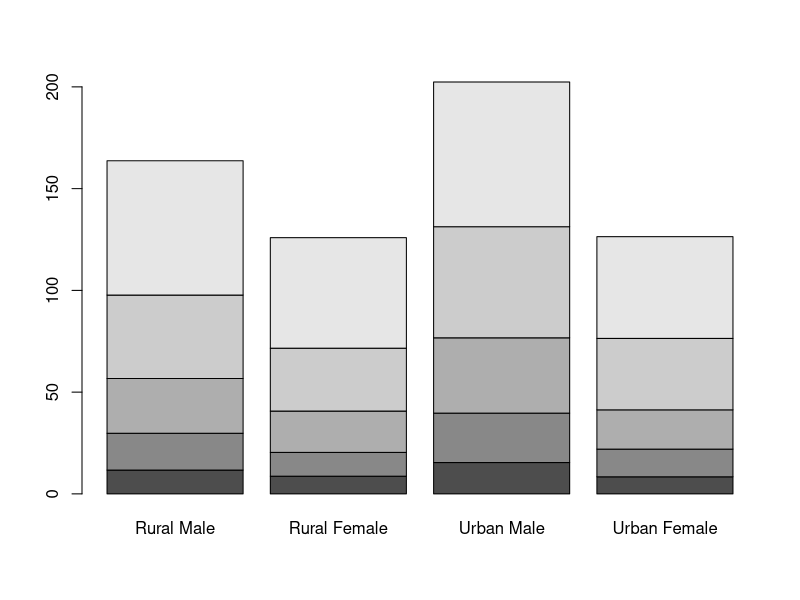
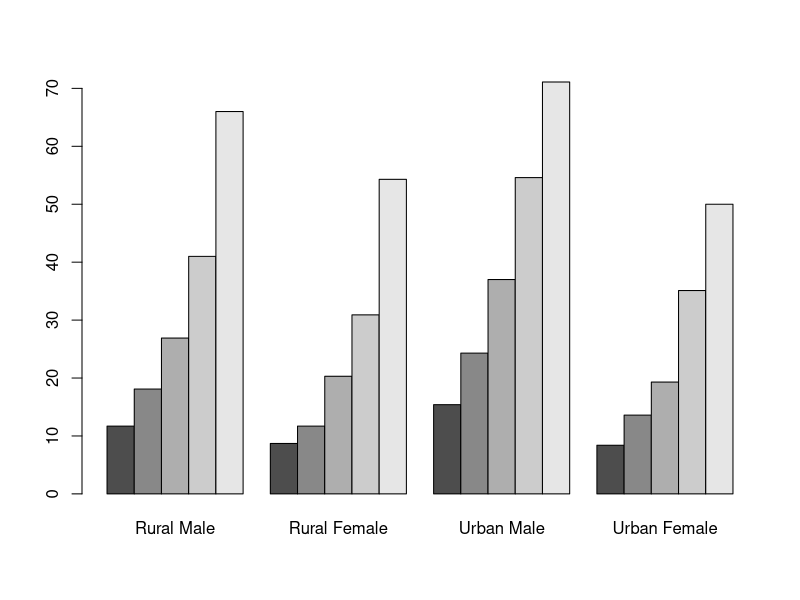
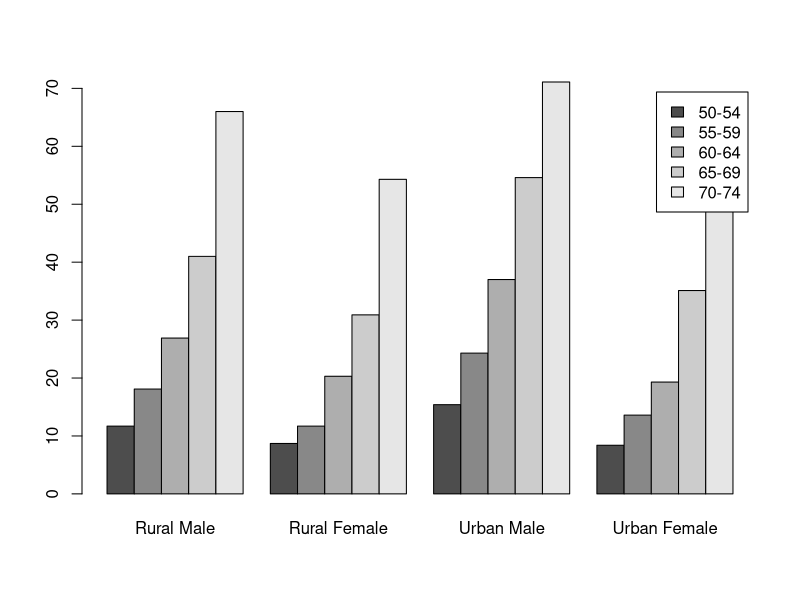
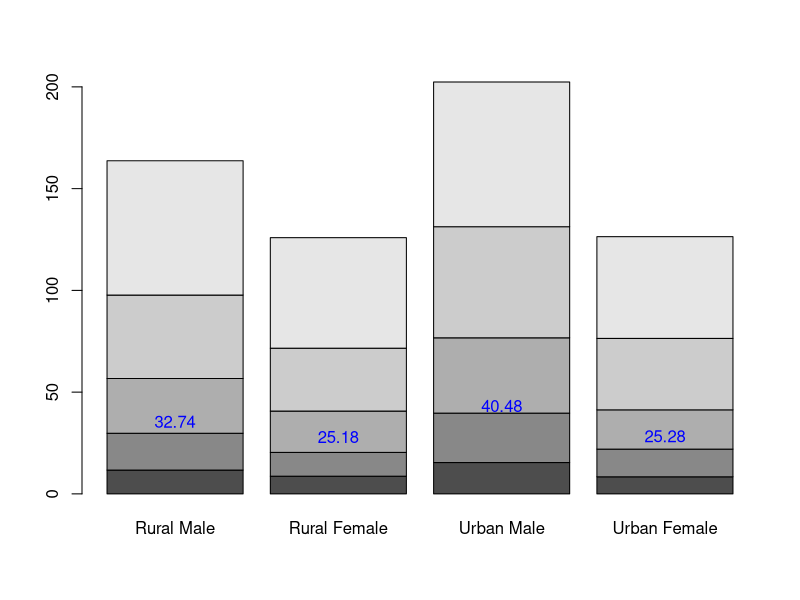
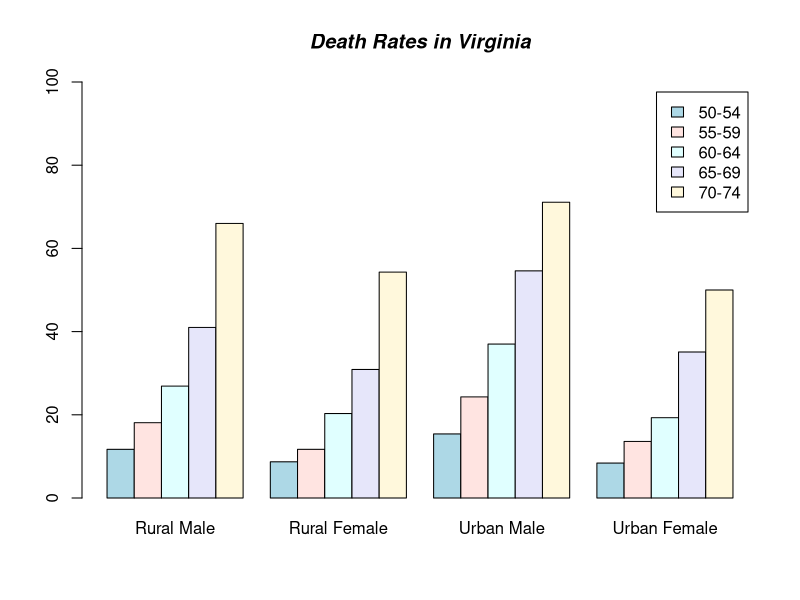

The R script that drew these images, in order:
## Lab 5
## CSSS 508

## Histograms

## Draw a sample of size 500 from a chi squared distribution with 
## degrees of freedom = 3 using the rchisq() command, and store this 
## sample in a variable.

## Make a histogram of your sample

## Create a vector which contains the elements 0,2,4,6,8,....,20.

## Now make a histogram of your sample with bins whose ends are at 0,2,4,6,...,20

## Now make a histogram of your sample with bins whose ends are at 0,1,2,3,...,25
## and shade it light blue.


## Scatter plots and identify()

## Read in the incomedata data set from the homework page of the class website
## using the read.table() command.  Specify row.names=1 so that R recognizes 
## the first column as the row names rather than as a variable

## summarize the data set and attach it.

## Make a scatter plot with income on the y-axis and age on the x-axis.

## Use identify() to find the index number of the outlier with the highest
## income.

## Use the points() command to color this point in red.

## Now repeat the exact same points() command you used, but specify
## pch=16 to shade in this point.


## Save your plot as a pdf file.

## Detach your data set.


## Bar plots

## Load the VADeaths data set
data(VADeaths)

## Look at the data -- these are death rates per 1000 in Virginia in 1940
VADeaths

## The barplot() command makes bar plots; try the following:

barplot(VADeaths)

## The different age categories are shown by shading.

## You can show the age categories side by side with the option
## beside=T 

barplot(VADeaths,beside=T)


## Add a legend with the legend parameter

barplot(VADeaths,beside=T,legend=T)


## The barplot command produces numeric output which
## can be useful when you want to add text to a plot.
## The output is the position on the x-axis of each bar.
## Verify this with the following commands:

barplot(VADeaths, plot = FALSE)
barplot(VADeaths, plot = FALSE, beside = TRUE)

## Use the following code to add the column means to your plot
## The height of each mean is related to its size:
mp <- barplot(VADeaths) # default
tot <- colMeans(VADeaths)
text(mp, tot + 3, tot, col = "blue")


## Here is an example with side-by-side colored bars:

barplot(VADeaths, beside = T,
        col = c("lightblue", "mistyrose", "lightcyan",
                "lavender", "cornsilk"),
        legend = T, ylim = c(0, 100),
	main = "Death Rates in Virginia", font.main = 4)
